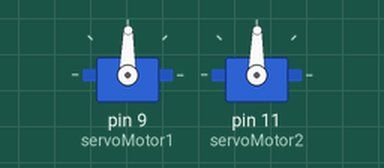
This sketch was run on a simulated Arduino Uno, built with avr-gcc and run on an emulated ATmega328P. Shown: 2 × servo.

Above: at 0.07 s.
At 3.37 s:
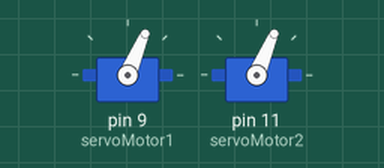
At 6.68 s:
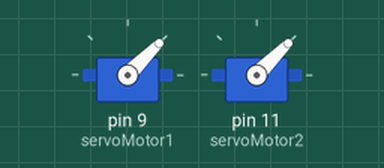
At 13.4 s:
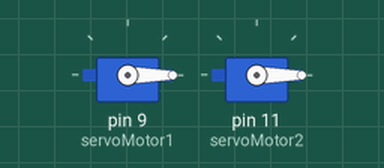
Timing chart, 0 to 14.9 s (numbered marks = the images above):
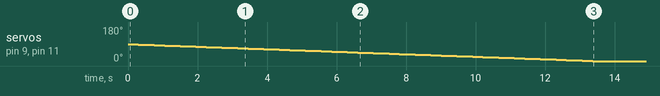

Measured:
- by itself, servo on pin 9 (servoMotor1), servo on pin 11 (servoMotor2): moves from 89° to 0° over 13.2 s

The sketch:

ServoTest.ino
```cpp
#include <Servo.h>

Servo servoMotor1; // Create a servo object
Servo servoMotor2;
int currentAngle = 90;
int targetAngle = 0;
int increment = 1;
int delayTime = 150;
void setup() {
  servoMotor1.attach(9); // Attach the servo to pin 9
  servoMotor2.attach(11);
}

void loop() {
  // gradually move the servo from 90 to 0 degrees and hold on at 0 degrees
  if (currentAngle > targetAngle) {
    currentAngle -= increment;
    servoMotor1.write(currentAngle);
    servoMotor2.write(currentAngle);
    delay(delayTime);
  }
  else {
    delay(100);
    targetAngle = 0;
    servoMotor1.write(targetAngle);
    servoMotor2.write(targetAngle);

  }
}
```
